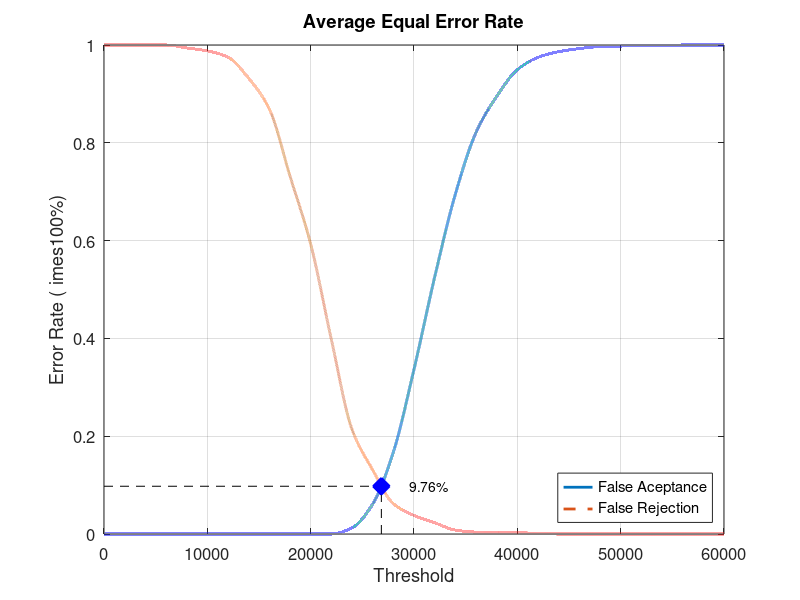
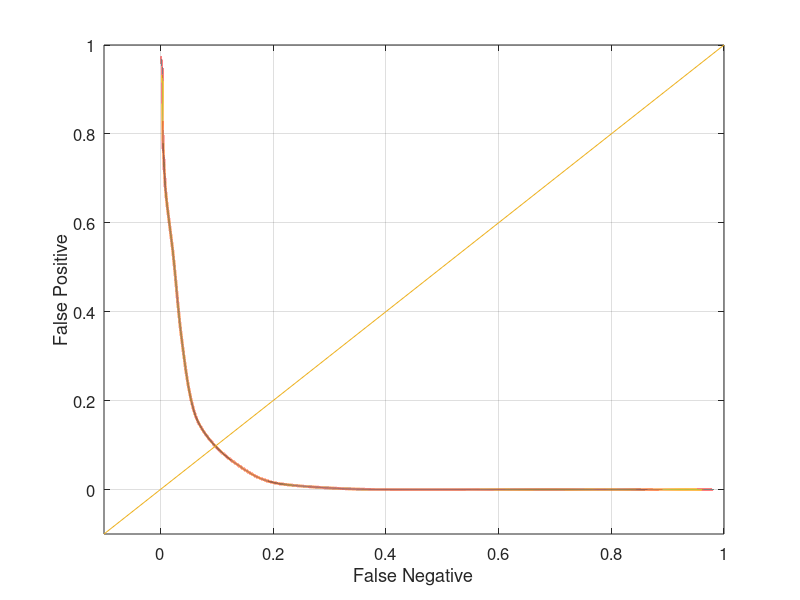

These charts were generated, in order, by the following MATLAB code:
close all;
clear;
clc;
x = 0:2000:60000;
xq = 0:0.5:60000;

y0 = [0 0 0 0 0 0 0 0 0 0 0 0 0.0126316 0.0610526 0.167368 0.336842 0.525263 0.694737 0.821053 0.894737 0.949474 0.974737 0.986316 0.992632 0.996842 0.997895 0.998947 0.998947 1 1 1]
yy0 = interp1(x, y0, xq, 'pchip');
y1 = [1 1 1 1 0.994 0.988 0.975 0.932 0.869 0.732 0.593 0.398 0.214 0.131 0.062 0.038 0.023 0.008 0.004 0.004 0.003 0.001 0 0 0 0 0 0 0 0 0]
yy1 = interp1(x, y1, xq, 'pchip');

% Calculating EER: 
y2 = abs(y0 - y1);
find(y2 == min(y2))
yy2 = abs(yy0 - yy1);
xEER = find(yy2 == min(yy2));
xEERIndex = xq(xEER) % X-axis EER
yEER = yy0(xEER) % Y-axis EER

main = figure
plot(xq, yy0,'-','LineWidth', 2);	hold on
plot(xq, yy1,'--','LineWidth', 2);	hold on
plot([xEERIndex xEERIndex], [0 yEER], 'k--');	hold on
plot([0 xEERIndex], [yEER yEER], 'k--');	hold on
plot(xEERIndex, yEER, 'bx', 'LineWidth', 10);	hold on
text(xEERIndex + 10 * xEERIndex / 100, yEER, [num2str(round((10000 * yEER)) / 100) '%'])
legend('False Aceptance', 'False Rejection', 'Location', 'SouthEast')
xlabel('Threshold')
ylabel('Error Rate (	imes100%)')
title('Average Equal Error Rate')
set(gca, 'FontSize', 12)
axis([0 60000 0 1])
grid on

print(main, 'Database3AverageMain', '-dpng');
FNRxFPR = figure('Color', [1 1 1]);
plot(yy1, yy0, '-', yy1, yy0, 'LineWidth', 2);
hold on
y = -0.1:0.1:1
plot(y, y); 
set(gca, 'FontSize', 12)
xlabel('False Negative')
ylabel('False Positive')
axis([-0.1 1 -0.1 1])
set(gca, 'FontSize', 12)
grid on

print(FNRxFPR, 'Database3AverageFNRxFPR','-dpng');
